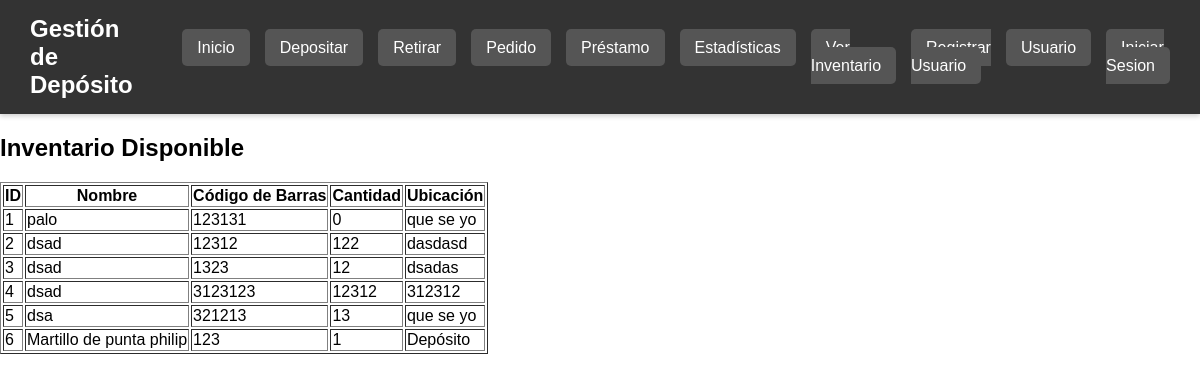
Page /inventario on the committed database.
### tables this page shows
CREATE TABLE Inventario (
    id INTEGER PRIMARY KEY AUTOINCREMENT,
    nombre TEXT NOT NULL,
    codigo_barras TEXT UNIQUE NOT NULL,
    cantidad INTEGER NOT NULL,
    ubicacion TEXT NOT NULL
);

### app.py (the view)
@app.route('/inventario')
def mostrar_inventario():
    conn = conectar_bd()
    cursor = conn.cursor()
    cursor.execute("SELECT * FROM Inventario")
    productos = cursor.fetchall()
    conn.close()
    return render_template("inventario.html", productos=productos)

### app.py (called while the page is built)
def conectar_bd():
    return sqlite3.connect("inventario_colegio.db")

### templates/inventario.html (shortened to what this page needs)
<!DOCTYPE html>
<html lang="es">
<head>
    <link rel="stylesheet" href="{{ url_for('static', filename='styles.css') }}">
</head>
<body>
    {% include 'header.html' %}
    <h2>Inventario Disponible</h2>
    <table border="1">
        <tr>
            <th>ID</th>
            <th>Nombre</th>
            <th>Código de Barras</th>
            <th>Cantidad</th>
            <th>Ubicación</th>
        </tr>
        {% for producto in productos %}
        <tr>
            <td>{{ producto[0] }}</td>
            <td>{{ producto[1] }}</td>
            <td>{{ producto[2] }}</td>
            <td>{{ producto[3] }}</td>
            <td>{{ producto[4] }}</td>
        </tr>
        {% endfor %}
    </table>
</body>
</html>

### static/styles.css (style rules this page uses)
body { margin: 0; padding: 0; font-family: 'NombreDeTuFuente', sans-serif; }

### rows in the picture
Inventario: id "1", nombre "palo", codigo_barras "123131", cantidad "0", ubicacion "que se yo"
Inventario: id "2", nombre "dsad", codigo_barras "12312", cantidad "122", ubicacion "dasdasd"
Inventario: id "3", nombre "dsad", codigo_barras "1323", cantidad "12", ubicacion "dsadas"
Inventario: id "4", nombre "dsad", codigo_barras "3123123", cantidad "12312", ubicacion "312312"
Inventario: id "5", nombre "dsa", codigo_barras "321213", cantidad "13", ubicacion "que se yo"
Inventario: id "6", nombre "Martillo de punta philip", codigo_barras "123", cantidad "1", ubicacion "Depósito"
